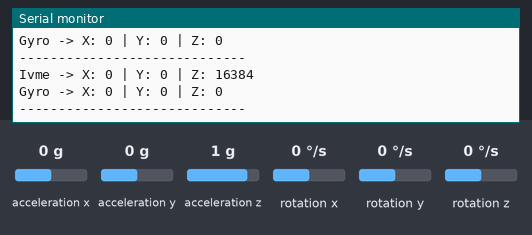
Recording of a sketch running on a simulated Arduino Uno, built with avr-gcc and run on an emulated ATmega328P. Shown: the last lines printed to the serial monitor. The inputs (shaded band) are chosen by the test bench; at power-on: acceleration x 0 g, acceleration z 1 g, acceleration y 0 g, rotation x 0 °/s, rotation y 0 °/s, rotation z 0 °/s.

Above: at 2.2 s.
2.3 s: acceleration x set to -1.4 g
At 2.95 s:
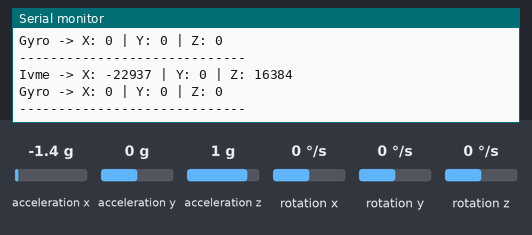
3.8 s: acceleration z set to 0 g
At 4.56 s:
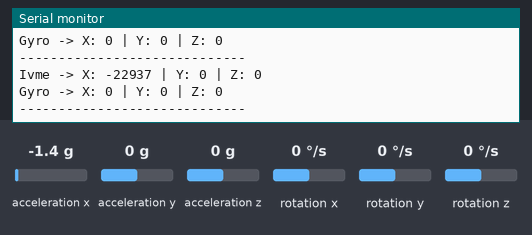
6.8 s: acceleration y set to -1.4 g
At 7.22 s:
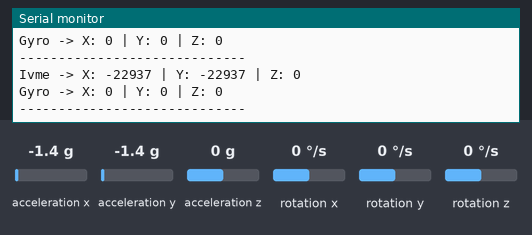
8.3 s: rotation x set to -192 °/s
At 8.84 s:
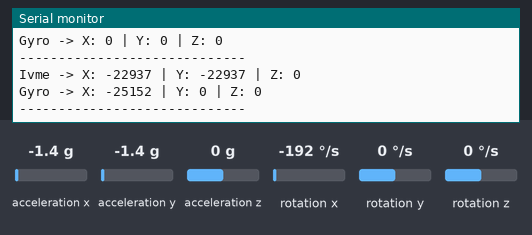
9.8 s: rotation y set to -192 °/s
At 10.47 s:
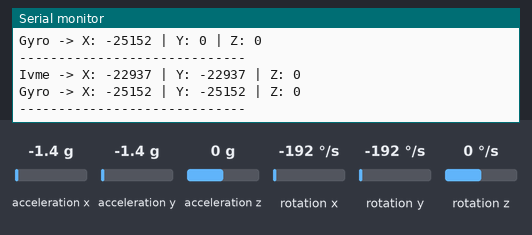

Measured:
- after the input at 2.3 s, the serial monitor: prints a new line after 0.30 s (image 1)
- after the input at 3.8 s, the serial monitor: prints a new line after 0.41 s (image 2)
- after the input at 6.8 s, the serial monitor: prints a new line after 0.07 s (image 3)
- after the input at 8.3 s, the serial monitor: prints a new line after 0.22 s (image 4)
- after the input at 9.8 s, the serial monitor: prints a new line after 0.34 s (image 5)

The sketch:

mcu6050.ino
```cpp
#include <Wire.h>
#include <MPU6050.h>

MPU6050 mpu;

void setup() {
  Serial.begin(9600);
  Wire.begin();

  Serial.println("MPU6050 baslatiliyor...");

  mpu.initialize();  // Sensörü başlat
  if (mpu.testConnection()) {
    Serial.println("MPU6050 baglantisi basarili!");
  } else {
    Serial.println("MPU6050 baglantisi basarisiz!");
    while (1); // Bağlantı yoksa durur
  }

  delay(1000);
}

void loop() {
  int16_t ax, ay, az; // ivmeölçer verileri
  int16_t gx, gy, gz; // jiroskop verileri

  // Sensörden verileri oku
  mpu.getMotion6(&ax, &ay, &az, &gx, &gy, &gz);

  // Ham ivme verileri
  Serial.print("Ivme -> X: "); Serial.print(ax);
  Serial.print(" | Y: "); Serial.print(ay);
  Serial.print(" | Z: "); Serial.println(az);

  // Ham jiroskop verileri
  Serial.print("Gyro -> X: "); Serial.print(gx);
  Serial.print(" | Y: "); Serial.print(gy);
  Serial.print(" | Z: "); Serial.println(gz);

  Serial.println("-----------------------------");
  delay(500);
}
```
